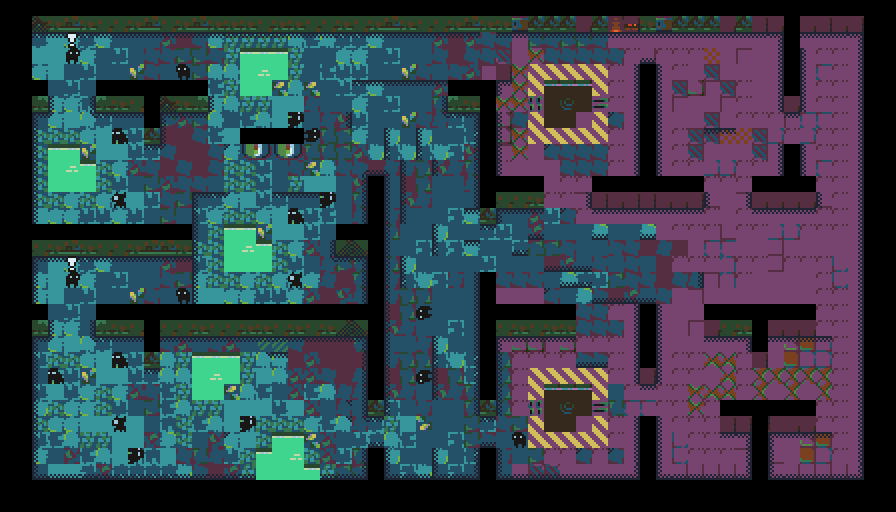

This game map was drawn from its Tiled (.tmx) file and the tilesets committed beside it. A one-line description and the trimmed map source follow:
An orthogonal 56x32 tile map with 16x16 px tiles, 2 tile layers (floor, toxic), 1 hidden layer not drawn.

<map version="1.4" tiledversion="1.4.3" orientation="orthogonal" renderorder="right-down" width="56" height="32" tilewidth="16" tileheight="16" infinite="0" nextlayerid="9" nextobjectid="1">
 <editorsettings>
  <export target="map.tmx" format="tmx" />
 </editorsettings>
 <tileset firstgid="1" source="./tileset_map.tsx" />
 <layer id="1" name="floor" width="56" height="32">
  <data>[1792 cells, 1326 non-empty, 234 distinct tile ids]</data>
 </layer>
 <layer id="3" name="toxic" width="56" height="32">
  <data>[1792 cells, 40 non-empty, 13 distinct tile ids]</data>
 </layer>
 <layer id="2" name="walls" width="56" height="32" visible="0">
  <data>[1792 cells, 426 non-empty, 70 distinct tile ids]</data>
 </layer>
</map>
